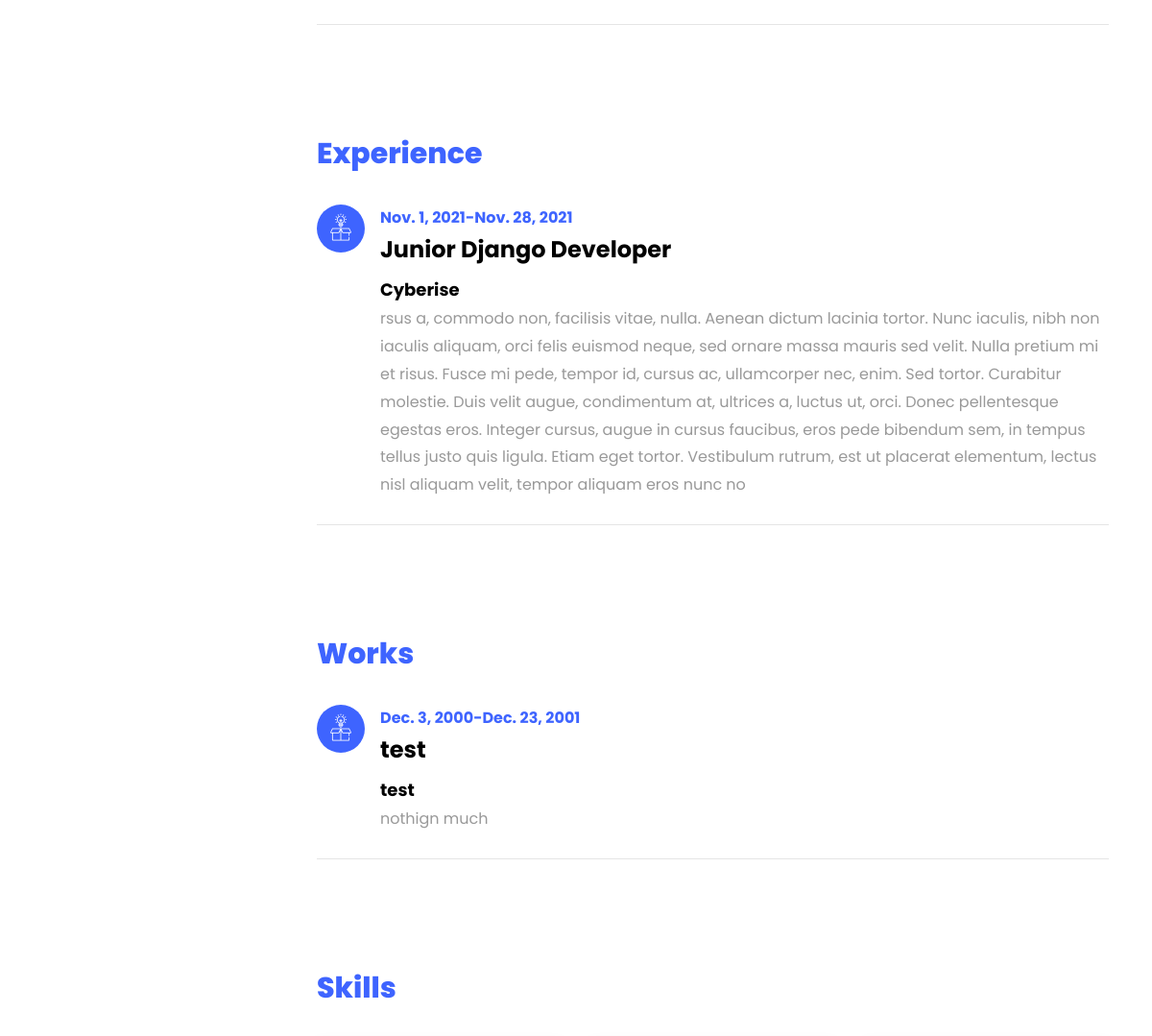
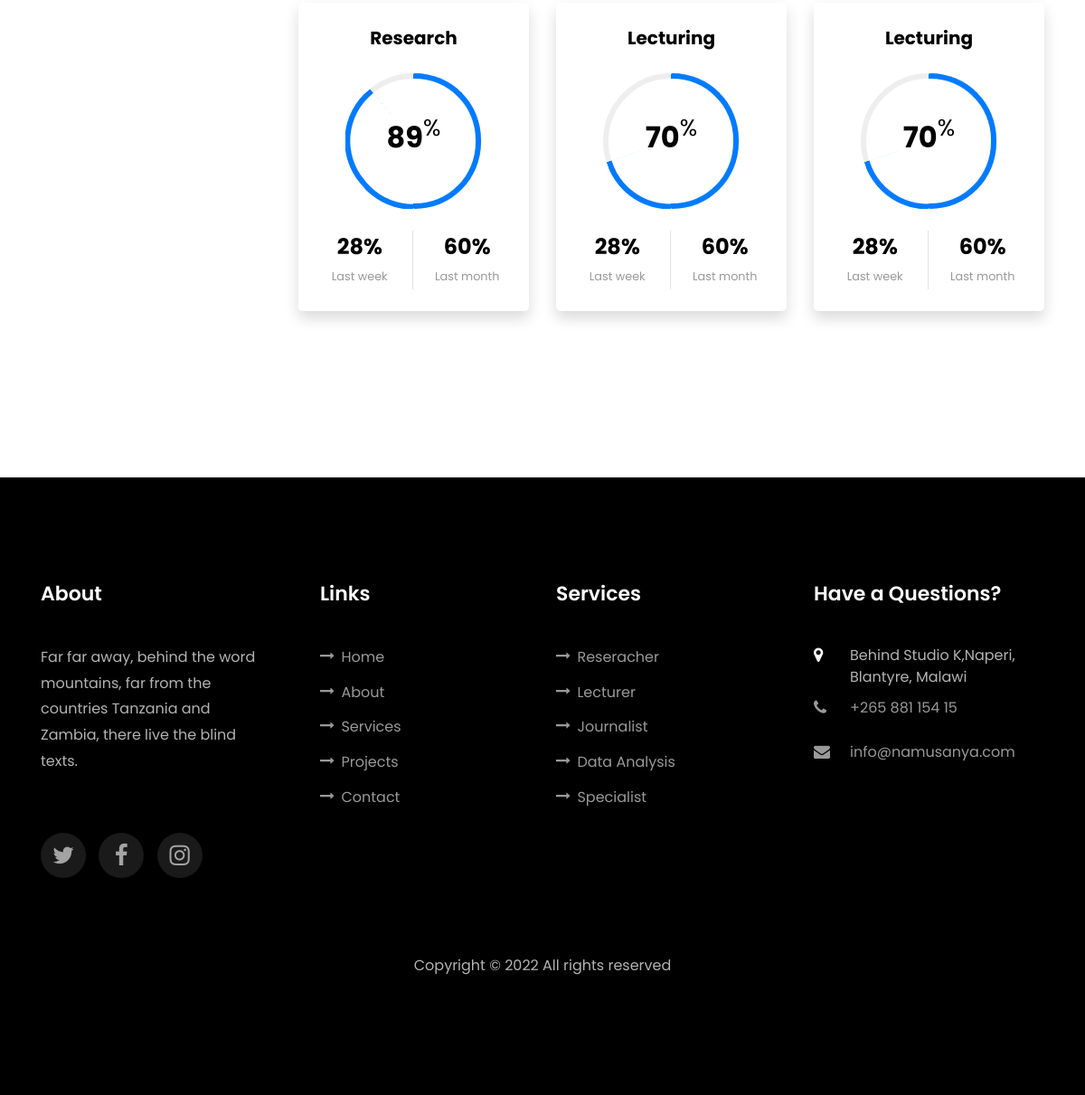
The page /works/ (lower part) on the database as committed earlier (2 pictures, top to bottom).
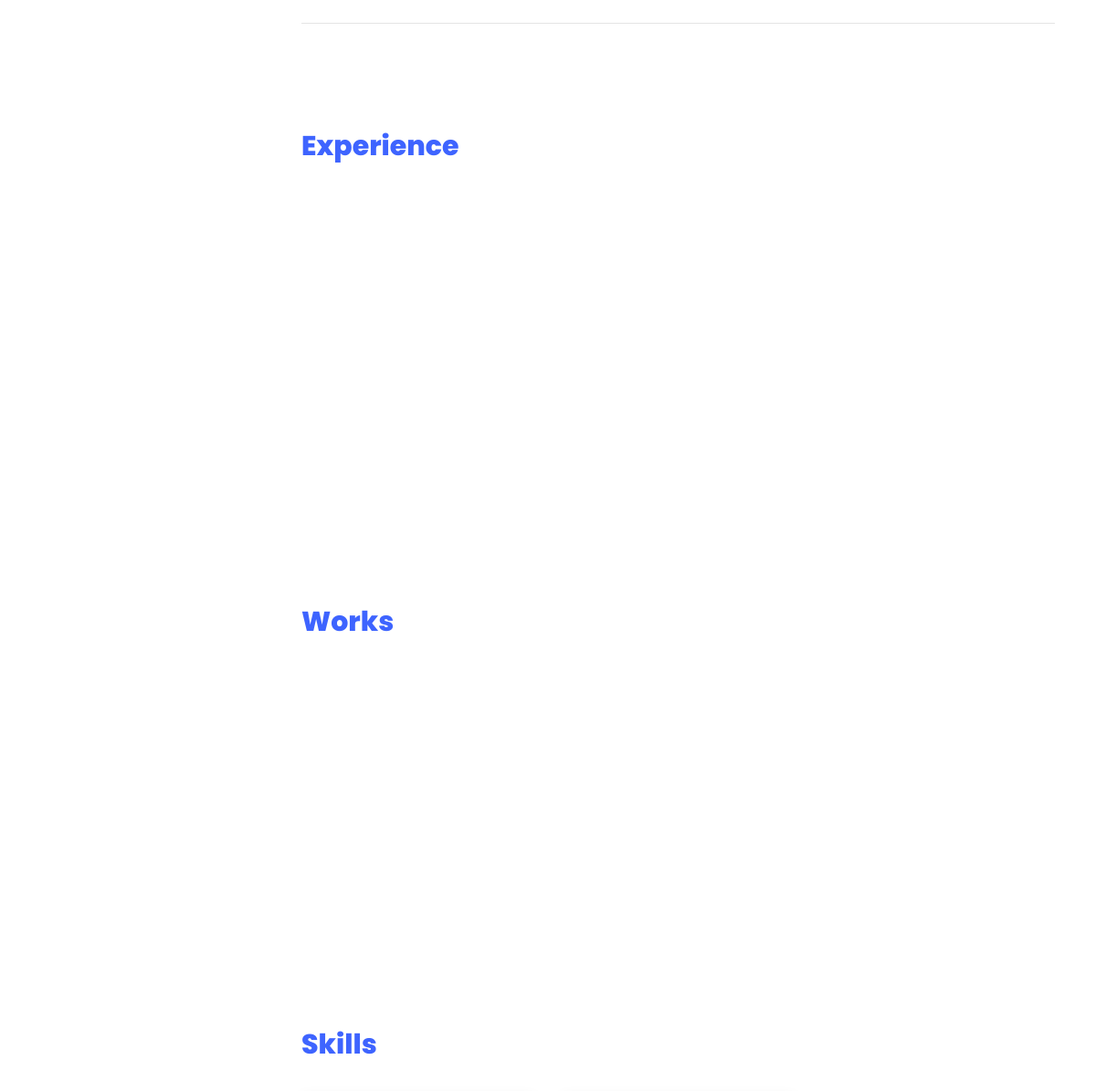
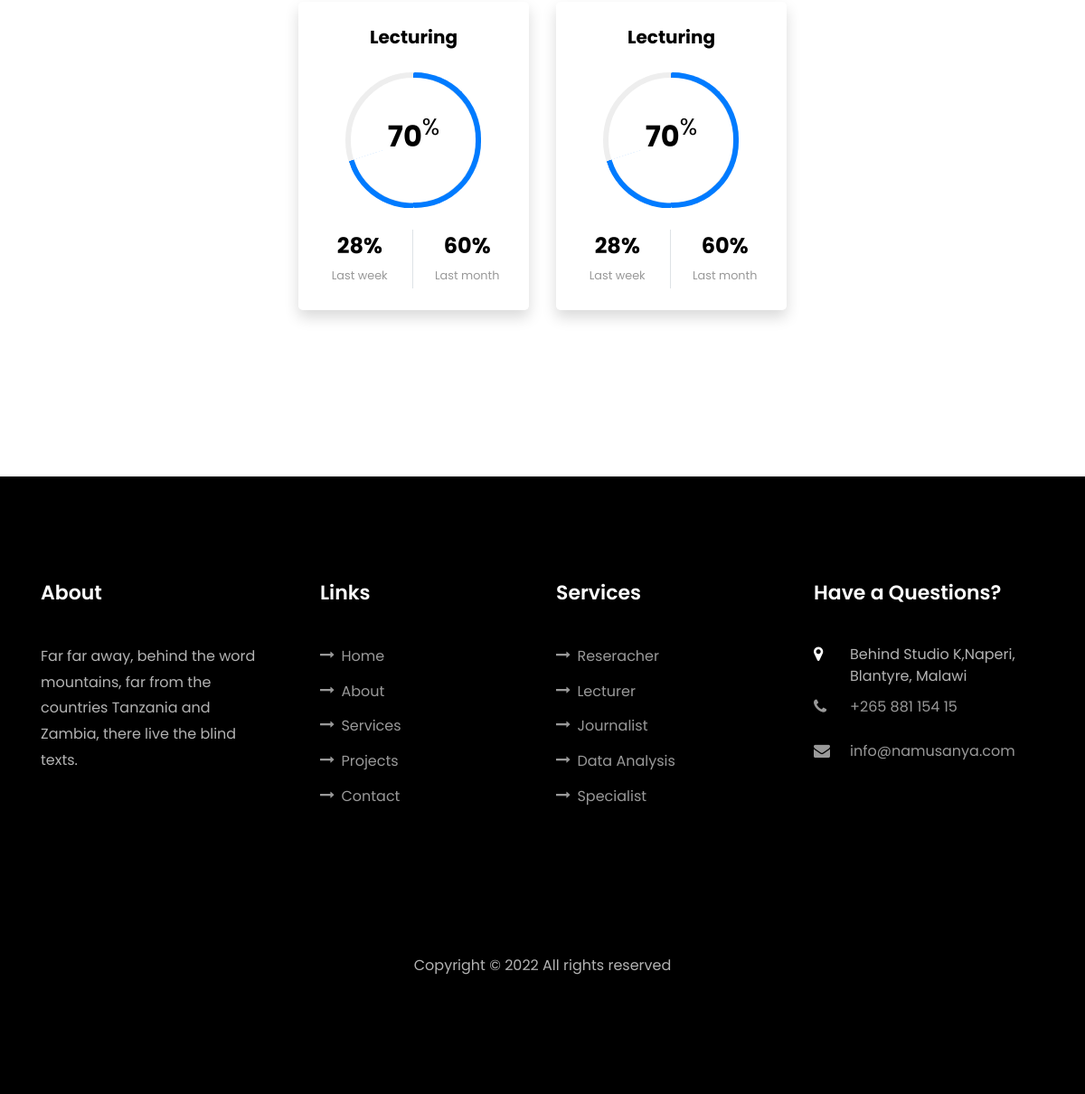
The same page on the database as committed later (2 pictures, top to bottom).
### posts/models.py (models this page shows, shortened)
class Experience(models.Model):
    position = models.CharField(max_length=255)
    institution = models.CharField(max_length=255)
    description = models.TextField()
    from_date = models.DateField()
    to_date = models.DateField(null=True, blank=True)
    class Meta:
        ordering = ["-from_date"]

class Work(models.Model):
    heading = models.CharField(max_length=255)
    subheading = models.CharField(max_length=255)
    description = models.TextField()
    from_date = models.DateField()
    to_date = models.DateField(null=True, blank=True)
    class Meta:
        ordering = ["-from_date"]

class Skill(models.Model):
    name = models.CharField(max_length=255)
    percentage = models.PositiveIntegerField()

### posts/views.py (the view)
# urls.py: path("", WorksPage.as_view(), name="works"),
class WorksPage(TemplateView):
    template_name = "works.html"
    def get_context_data(self, **kwargs):
        context = super().get_context_data(**kwargs)
        context["education"] = Education.objects.all
        context["experiences"] = Experience.objects.all
        context["works"] = Work.objects.all
        context["skills"] = Skill.objects.all
        return context

### templates/works.html (shortened to what the changed rows need)
{% extends "base.html" %} {% block content %}
<section class="ftco-section ftco-no-pb goto-here" id="resume-section" style="margin-top: 100px;">
    <div class="container">
        <div class="row">
            <div class="col-md-9">
                <div id="page-2" class="page two">
                    <h2 class="heading">Experience</h2>
                    {% for experience in experiences %}
                    <div class="resume-wrap d-flex ftco-animate">
                        <div class="icon d-flex align-items-center justify-content-center">
                            <span class="flaticon-ideas"></span>
                        </div>
                        <div class="text pl-3">
                            <span class="date">{{experience.from_date}}-{{experience.to_date}}</span>
                            <h2>{{experience.position}}</h2>
                            <span class="position">{{experience.institution}}</span>
                            <p>{{experience.description}}</p>
                        </div>
                    </div>
                    {% endfor %}
                </div>
                <div id="page-3" class="page three">
                    <h2 class="heading">Works</h2>
                    {% for work in works %}
                    <div class="resume-wrap d-flex ftco-animate">
                        <div class="icon d-flex align-items-center justify-content-center">
                            <span class="flaticon-ideas"></span>
                        </div>
                        <div class="text pl-3">
                            <span class="date">{{work.from_date}}-{{work.to_date}}</span>
                            <h2>{{work.heading}}</h2>
                            <span class="position">{{work.subheading}}</span>
                            <p>{{work.description}}</p>
                        </div>
                    </div>
                    {% endfor %}
                </div>
                <div id="page-4" class="page three">
                    <h2 class="heading">Skills</h2>
                    <div class="row progress-circle mb-5">
                        {% for skill in skills|slice:":3" %}
                        <div class="col-lg-4 mb-4">
                            <div class="bg-white rounded-lg shadow p-4">
                                <h2 class="h5 font-weight-bold text-center mb-4">{{skill.name}}</h2>
                                <div class="progress mx-auto" data-value='{{skill.percentage}}'>
                                    <span class="progress-left">
                    <span class="progress-bar border-primary"></span>
                                    </span>
                                    <span class="progress-right">
                    <span class="progress-bar border-primary"></span>
                                    </span>
                                    <div class="progress-value w-100 h-100 rounded-circle d-flex align-items-center justify-content-center">
                                        <div class="h2 font-weight-bold">{{skill.percentage}}<sup class="small">%</sup></div>
                                    </div>
                                </div>
                                <div class="row text-center mt-4">
                                    <div class="col-6 border-right">
                                        <div class="h4 font-weight-bold mb-0">28%</div><span class="small text-gray">Last week</span>
                                    </div>
                                    <div class="col-6">
                                        <div class="h4 font-weight-bold mb-0">60%</div><span class="small text-gray">Last month</span>
                                    </div>
                                </div>
                            </div>
                        </div>
                        {% endfor %}
                    </div>
                </div>
            </div>
        </div>
</section>
{% endblock content %}

Rows that differ between the two databases and show on the page:
no longer on this page (row unchanged): Experience: from_date "Nov. 1, 2021", to_date "Nov. 28, 2021", position "Junior Django Developer", institution "Cyberise", description "rsus a, commodo non, facilisis vitae, nulla. Aenean dictum lacinia tortor. Nunc iaculis, nibh non iaculis aliquam, orci felis euismod neque, sed ornare massa mauris sed velit. Nulla pretium mi et risus. Fusce mi pede, tempor id, cursus ac, ullamcorper nec, enim. Sed tortor. Curabitur molestie. Duis velit augue, condimentum at, ultrices a, luctus ut, orci. Donec pellentesque egestas eros. Integer cursus, augue in cursus faucibus, eros pede bibendum sem, in tempus tellus justo quis ligula. Etiam eget tortor. Vestibulum rutrum, est ut placerat elementum, lectus nisl aliquam velit, tempor aliquam eros nunc no"
removed Work: from_date "Dec. 3, 2000", to_date "Dec. 23, 2001", heading "test", subheading "test", description "nothign much"
removed Skill: name "Research", percentage "89"
